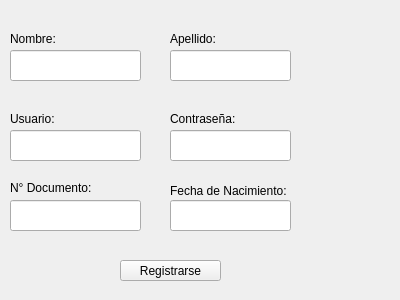
<?xml version="1.0" encoding="UTF-8"?>
<ui version="4.0">
 <class>Registarse</class>
 <widget class="QWidget" name="Registarse">
  <property name="windowModality">
   <enum>Qt::ApplicationModal</enum>
  </property>
  <property name="geometry">
   <rect>
    <x>0</x>
    <y>0</y>
    <width>400</width>
    <height>300</height>
   </rect>
  </property>
  <property name="windowTitle">
   <string>Form</string>
  </property>
  <widget class="QLabel" name="label">
   <property name="geometry">
    <rect>
     <x>10</x>
     <y>30</y>
     <width>67</width>
     <height>17</height>
    </rect>
   </property>
   <property name="text">
    <string>Nombre:</string>
   </property>
  </widget>
  <widget class="QLabel" name="label_2">
   <property name="geometry">
    <rect>
     <x>170</x>
     <y>30</y>
     <width>67</width>
     <height>17</height>
    </rect>
   </property>
   <property name="text">
    <string>Apellido:</string>
   </property>
  </widget>
  <widget class="QLabel" name="label_3">
   <property name="geometry">
    <rect>
     <x>10</x>
     <y>110</y>
     <width>67</width>
     <height>17</height>
    </rect>
   </property>
   <property name="text">
    <string>Usuario:</string>
   </property>
  </widget>
  <widget class="QLabel" name="label_4">
   <property name="geometry">
    <rect>
     <x>170</x>
     <y>110</y>
     <width>81</width>
     <height>17</height>
    </rect>
   </property>
   <property name="text">
    <string>Contraseña:</string>
   </property>
  </widget>
  <widget class="QLabel" name="label_5">
   <property name="geometry">
    <rect>
     <x>10</x>
     <y>180</y>
     <width>101</width>
     <height>16</height>
    </rect>
   </property>
   <property name="text">
    <string>N° Documento:</string>
   </property>
  </widget>
  <widget class="QLabel" name="label_6">
   <property name="geometry">
    <rect>
     <x>170</x>
     <y>180</y>
     <width>151</width>
     <height>21</height>
    </rect>
   </property>
   <property name="text">
    <string>Fecha de Nacimiento:</string>
   </property>
  </widget>
  <widget class="QPushButton" name="btn_regristro">
   <property name="geometry">
    <rect>
     <x>120</x>
     <y>260</y>
     <width>101</width>
     <height>21</height>
    </rect>
   </property>
   <property name="text">
    <string>Registrarse</string>
   </property>
  </widget>
  <widget class="QLineEdit" name="txt_name">
   <property name="geometry">
    <rect>
     <x>10</x>
     <y>50</y>
     <width>131</width>
     <height>31</height>
    </rect>
   </property>
  </widget>
  <widget class="QLineEdit" name="txt_user">
   <property name="geometry">
    <rect>
     <x>10</x>
     <y>130</y>
     <width>131</width>
     <height>31</height>
    </rect>
   </property>
  </widget>
  <widget class="QLineEdit" name="txt_document">
   <property name="geometry">
    <rect>
     <x>10</x>
     <y>200</y>
     <width>131</width>
     <height>31</height>
    </rect>
   </property>
  </widget>
  <widget class="QLineEdit" name="txt_apellido">
   <property name="geometry">
    <rect>
     <x>170</x>
     <y>50</y>
     <width>121</width>
     <height>31</height>
    </rect>
   </property>
  </widget>
  <widget class="QLineEdit" name="txt_password">
   <property name="geometry">
    <rect>
     <x>170</x>
     <y>130</y>
     <width>121</width>
     <height>31</height>
    </rect>
   </property>
   <property name="echoMode">
    <enum>QLineEdit::Password</enum>
   </property>
  </widget>
  <widget class="QLineEdit" name="txt_date">
   <property name="geometry">
    <rect>
     <x>170</x>
     <y>200</y>
     <width>121</width>
     <height>31</height>
    </rect>
   </property>
  </widget>
 </widget>
 <resources/>
 <connections/>
</ui>
